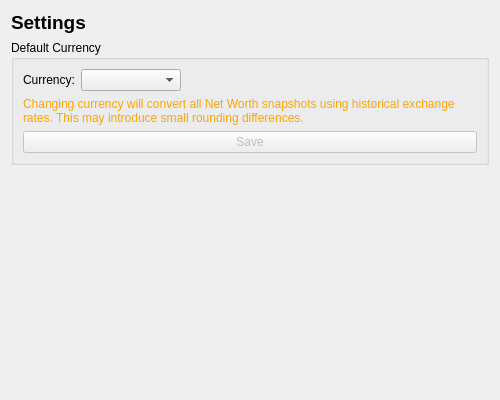
<?xml version="1.0" encoding="UTF-8"?>
<ui version="4.0">
 <class>SettingsWidget</class>
 <widget class="QWidget" name="SettingsWidget">
  <property name="geometry">
   <rect>
    <x>0</x>
    <y>0</y>
    <width>500</width>
    <height>400</height>
   </rect>
  </property>
  <property name="windowTitle">
   <string>Form</string>
  </property>
  <layout class="QVBoxLayout" name="verticalLayout">
   <item>
    <widget class="QLabel" name="titleLabel">
     <property name="text">
      <string>Settings</string>
     </property>
     <property name="font">
      <font>
       <pointsize>14</pointsize>
       <bold>true</bold>
      </font>
     </property>
    </widget>
   </item>
   <item>
    <widget class="QGroupBox" name="currencyGroup">
     <property name="title">
      <string>Default Currency</string>
     </property>
     <layout class="QVBoxLayout" name="currencyGroupLayout">
      <item>
       <layout class="QHBoxLayout" name="currencyLayout">
        <item>
         <widget class="QLabel" name="currencyLabel">
          <property name="text">
           <string>Currency:</string>
          </property>
         </widget>
        </item>
        <item>
         <widget class="QComboBox" name="currencySelect">
          <property name="minimumSize">
           <size>
            <width>100</width>
            <height>0</height>
           </size>
          </property>
         </widget>
        </item>
        <item>
         <spacer name="currencySpacer">
          <property name="orientation">
           <enum>Qt::Orientation::Horizontal</enum>
          </property>
          <property name="sizeHint" stdset="0">
           <size>
            <width>40</width>
            <height>20</height>
           </size>
          </property>
         </spacer>
        </item>
       </layout>
      </item>
      <item>
       <widget class="QLabel" name="warningLabel">
        <property name="text">
         <string>Changing currency will convert all Net Worth snapshots using historical exchange rates. This may introduce small rounding differences.</string>
        </property>
        <property name="wordWrap">
         <bool>true</bool>
        </property>
        <property name="styleSheet">
         <string>color: orange;</string>
        </property>
        <property name="visible">
         <bool>false</bool>
        </property>
       </widget>
      </item>
      <item>
       <widget class="QPushButton" name="saveButton">
        <property name="text">
         <string>Save</string>
        </property>
        <property name="enabled">
         <bool>false</bool>
        </property>
       </widget>
      </item>
     </layout>
    </widget>
   </item>
   <item>
    <widget class="QLabel" name="infoLabel">
     <property name="text">
      <string/>
     </property>
    </widget>
   </item>
   <item>
    <spacer name="verticalSpacer">
     <property name="orientation">
      <enum>Qt::Orientation::Vertical</enum>
     </property>
     <property name="sizeHint" stdset="0">
      <size>
       <width>20</width>
       <height>200</height>
      </size>
     </property>
    </spacer>
   </item>
  </layout>
 </widget>
 <resources/>
 <connections/>
</ui>
